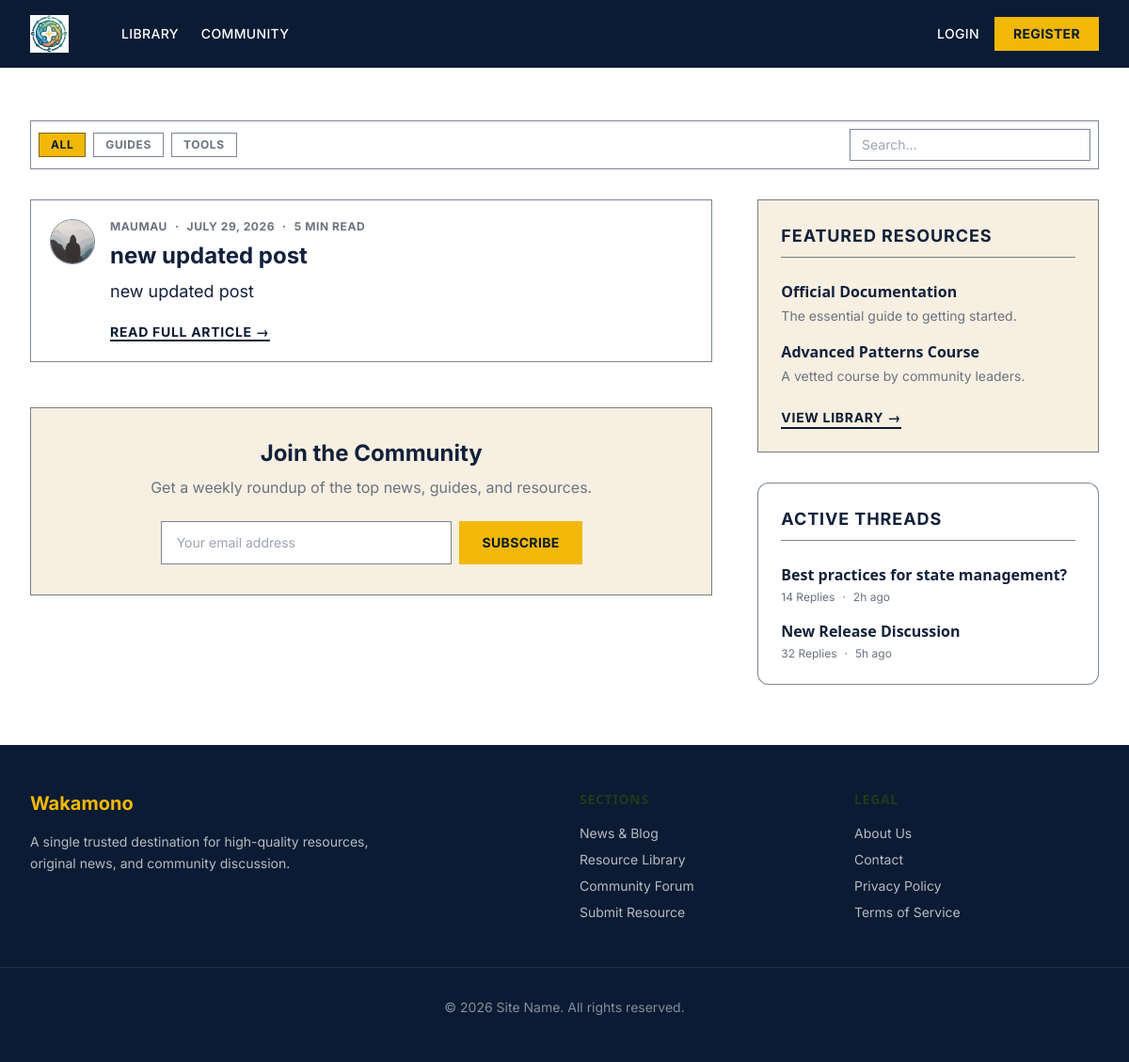
Before: / with the older database file.
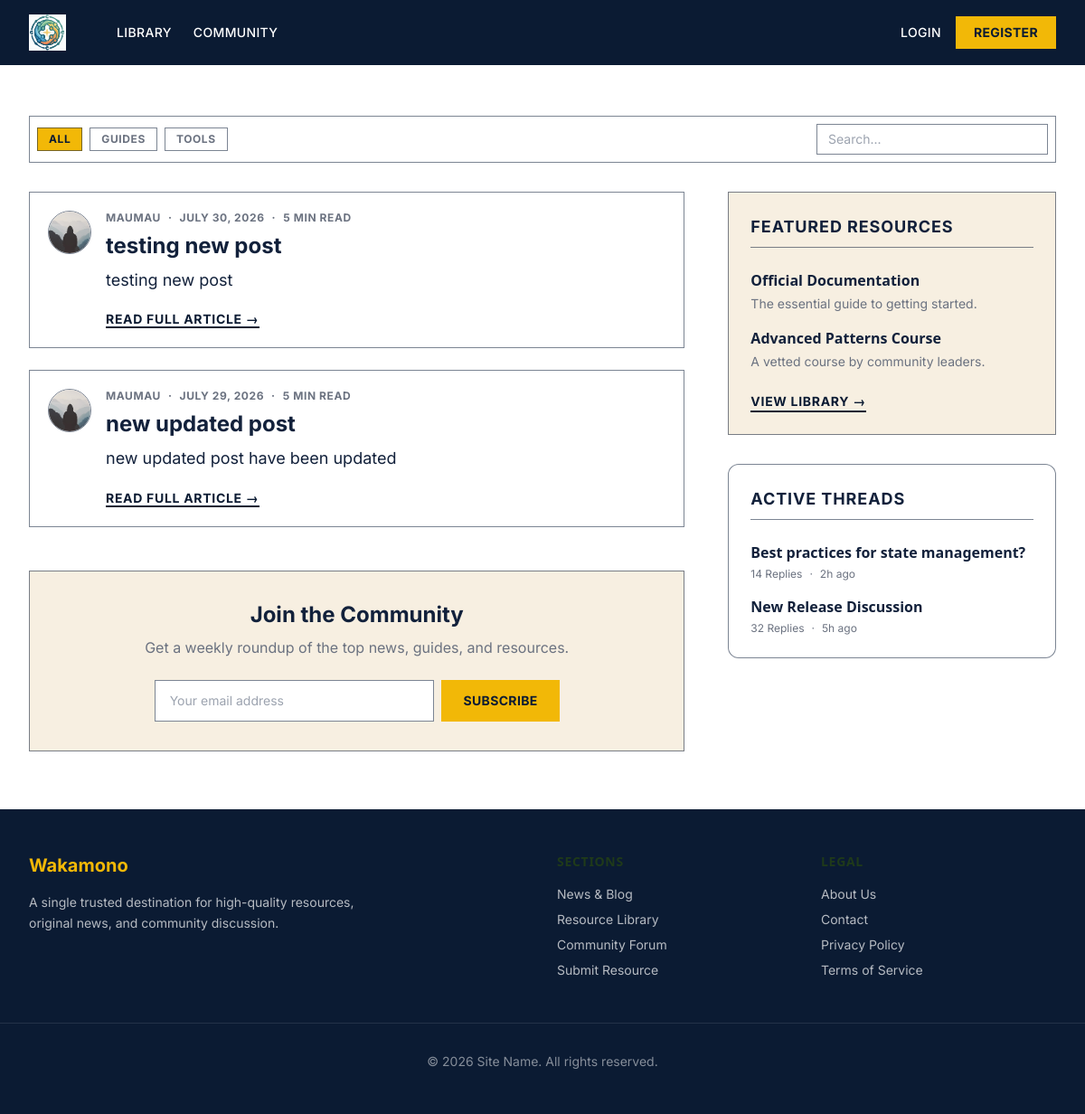
After: the same page with the newer database file.
### models.py (models this page shows, shortened)
class Post(Base):
    __tablename__="posts"
    id: Mapped[int]=mapped_column(Integer, primary_key=True,index=True)
    title: Mapped[str]=mapped_column(String(50), nullable=False)
    content: Mapped[str]=mapped_column(Text, nullable=False)
    user_id: Mapped[int]=mapped_column(ForeignKey("users.id"), nullable=False, index=True)
    date_posted: Mapped[datetime] = mapped_column(
            DateTime(timezone=True),
            default=lambda: datetime.now(UTC)
        )
    author: Mapped[User] = relationship(back_populates="posts")

class User(Base):
    __tablename__="users"
    id: Mapped[int]= mapped_column(Integer, primary_key=True, index=True)
    username: Mapped[str]= mapped_column(String(50), unique= True, nullable= False)
    email: Mapped[str]= mapped_column(String(120), unique= True, nullable= False)
    image_file: Mapped[str| None]= mapped_column(
        String(120), nullable=True, default=None
    )
    password_hash: Mapped[str]= mapped_column(String(200), nullable=False)
    posts: Mapped[list[Post]]= relationship(back_populates="author", cascade="all, delete-orphan")

### main.py (the view)
@app.get("/", include_in_schema=False, name="home")
async def home(request: Request, db: Annotated[AsyncSession, Depends(get_db)]):# request parameter as argument because Jinja2 required that
    result = await db.execute(select(models.Post)
    .options(selectinload(models.Post.author))
    .order_by(models.Post.date_posted.desc())
    )
    posts = result.scalars().all()
    return templates.TemplateResponse(
        request, # need jinja2 to work
        "home.html",#name of template file
        {"posts": posts, "title": "Home"},
    )

### templates/home.html
{% extends "base.html" %}
{% block content %}
{% for post in posts %}
  <article class="bg-white border border-brand rounded-none p-5 mb-6 group">
    <div class="flex items-start gap-4">
    <img class="rounded-full shrink-0 border border-brand object-cover" src="{{post.author.image_path}}"
      alt="{{ post.author.username }}'s profile picture" width="48" height="48" loading="lazy">
    <div class="grow">
      <div class="mb-2 flex items-center space-x-2 text-xs font-bold uppercase tracking-wider text-muted-grey">
        <a class="hover:text-gold transition-colors" href="{{url_for('user_posts', user_id=post.author.id)}}">{{
          post.author.username }}</a>
        <span>&middot;</span>
        <span>{{ post.date_posted.strftime('%B %d, %Y') }}</span>
        <span>&middot;</span>
        <span>5 MIN READ</span>
      </div>
      <h2 class="text-2xl font-bold font-heading mt-1 mb-2 leading-tight">
        <a class="text-ink hover:text-gold transition-colors" href="{{ url_for('post_page', post_id=post.id)}}">{{
          post.title }}</a>
      </h2>
      <p class="text-ink leading-relaxed mb-4 text-lg">{{ post.content }}</p>
      <a href="{{ url_for('post_page', post_id=post.id)}}"
        class="text-sm font-bold text-navy hover:text-gold uppercase tracking-wider border-b-2 border-navy hover:border-gold transition-colors">Read
        Full Article &rarr;</a>
    </div>
  </div>
</article>
{% endfor %}
<div class="bg-cream border border-brand rounded-none p-8 mt-12 text-center">
  <h3 class="text-2xl font-bold font-heading text-ink mb-2">Join the Community</h3>
  <p class="text-muted-grey mb-6">Get a weekly roundup of the top news, guides, and resources.</p>
  <form class="flex flex-col sm:flex-row justify-center max-w-md mx-auto gap-2">
    <input type="email" placeholder="Your email address"
      class="flex-grow text-sm border border-brand px-4 py-3 focus:outline-none focus:border-ink rounded-none bg-white">
    <button type="button"
      class="bg-gold text-navy hover:bg-yellow-400 px-6 py-3 rounded-none font-bold text-sm tracking-wide transition-colors whitespace-nowrap">SUBSCRIBE</button>
  </form>
</div>
{% endblock content %}

Changed rows visible on the page:
added Post: author.username "MAUMAU", date_posted "JULY 30, 2026", title "testing new post", content "testing new post"
changed Post "new updated post": content "new updated post" → "new updated post have been updated"
